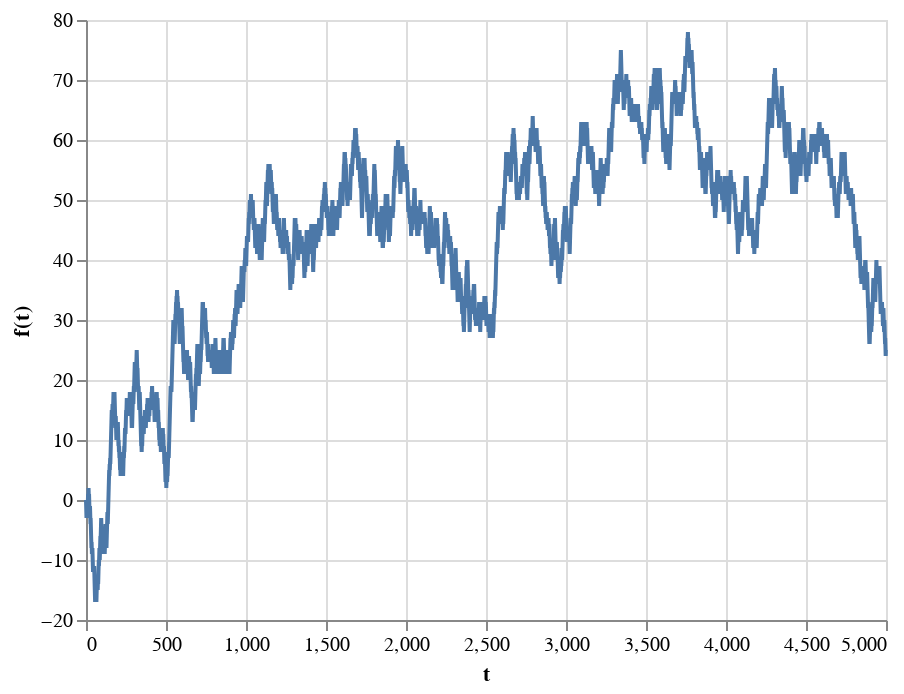

Source (notebook cell):
### Code cell
# Just one trial
data_source_1d = prepareDataSource1D(5000)
alt.Chart(data_source_1d).mark_line().encode(
    x='t',
    y='f(t)'
)

### Figure 1 — Vega-Lite specification as saved in the notebook (floating-point values rounded to 4 significant figures; data arrays with more than 128 entries replaced by an {"elided": "..."} marker saying what was removed)
{"config": {"view": {"continuousWidth": 400, "continuousHeight": 300}}, "data": {"name": "data-d3592e99ac1b902c0aef269842c433c2"}, "mark": "line", "encoding": {"x": {"type": "quantitative", "field": "t"}, "y": {"type": "quantitative", "field": "f(t)"}}, "$schema": "https://vega.github.io/schema/vega-lite/v4.8.1.json", "datasets": {"data-d3592e99ac1b902c0aef269842c433c2": {"elided": "5000 records"}}}
